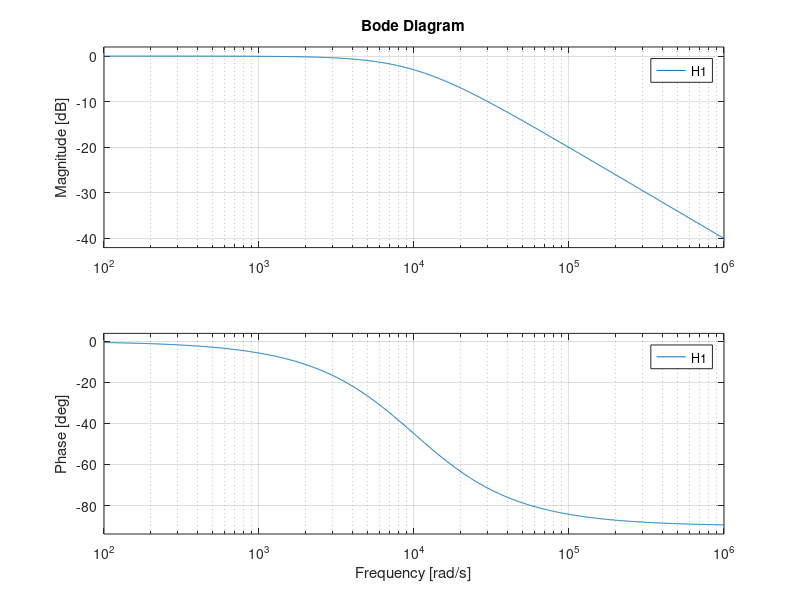

Write the MATLAB code that produced this figure. (Note: this script raises an error after producing the figure.)
%% Experiment Five: Time Response of First and Second Order Systems

%% First Order Systems: Single Case

%%
% *Variables*
R1 = 1e3;
C1 = 0.1e-6;

%%
% *Transfer Function*
num1 = [1/(R1*C1)];
den1 = [1 1/(R1*C1)];
H1 = tf(num1,den1)

%% 
% *Poles*
p = pole(H1)

%%
% *Pole Zero Plot*
pzmap(H1)

%% 
% *Bode Plot*
bode(H1)

%%
% *Step Response Equation*
syms s t;
V1 = (poly2sym(num1,s)/poly2sym(den1,s))/s;
v1 = ilaplace(V1,t);
v1 = vpa(v1,3)

%% 
% *Step Plot*
step(H1)

%%
% *Parameters*
S1 = stepinfo(H1)
Tc1 = R1*C1

%% Second Order Systems: Case 1 (Under Damped)

%% 
% *Variables*
R3 = 250;
L3 = 99e-3;
C3 = 0.1e-6;

%% 
% *Transfer Function*
num3 = [1/(L3*C3)];
den3 = [1 R3/L3 1/(L3*C3)];
H3 = tf(num3,den3)

%%
% *Poles*
p = pole(H3)

%%
% *Pole Zero Plot*
pzmap(H3)

%%
% *Bode Plot*
bode(H3)

%%
% *Step Response Equation*
syms s t;
V3 = (poly2sym(num3,s)/poly2sym(den3,s))/s;
v3 = ilaplace(V3,t);
v3 = vpa(v3,3)

%%
% *Step Plot*
step(H3)

%%
% *Parameters*
S3 = stepinfo(H3, 'RiseTimeLimits', [0,1])

%% Second Order Systems: Case 2 (Critically Damped)

%%
% *Variables*
R4 = 2e3;
L4 = 99e-3;
C4 = 0.1e-6;

%%
% *Transfer Function*
num4 = [1/(L4*C4)];
den4 = [1 R4/L4 1/(L4*C4)];
H4 = tf(num4,den4)

%%
% *Poles*
p = pole(H4)

%%
% *Pole Zero Plot*
pzmap(H4)

%%
% *Bode Plot*
bode(H4)

%%
% *Step Response Equation*
syms s t;
V4 = (poly2sym(num4,s)/poly2sym(den4,s))/s;
v4 = ilaplace(V4,t);
v4 = vpa(v4,3)

%%
% *Step Plot*
step(H4)

%%
% *Parameters*
S4 = stepinfo(H4, 'RiseTimeLimits',[0,1])

%% Second Order Systems: Case 3 (Over Damped)

%%
% *Variables*
R5 = 4e3;
L5 = 99e-3;
C5 = 0.1e-6;

%%
% *Transfer Function*
num5 = [1/(L5*C5)];
den5 = [1 R5/L5 1/(L5*C5)];
H5 = tf(num5,den5)

%%
% *Poles*
pole(H5)

%%
% *Pole Zero Plot*
pzmap(H5)

%%
% *Bode Plot*
bode(H5)

%%
% *Step Response Equation*
syms s t;
V5 = (poly2sym(num5,s)/poly2sym(den5,s))/s;
v5 = ilaplace(V5,t);
v5 = vpa(v5,3)

%%
% *Step Plot*
step(H5)

%%
% *Parameters*
S5 = stepinfo(H5,'RiseTimeLimits',[0,1])

%% Second Order Systems: Overview

%% 
% *Pole Zero Map*
pzmap(H3,H4,H5)

%% Credits
% 
% * *Muhammad Abdullah*
% * *2015-EE-166*
% 